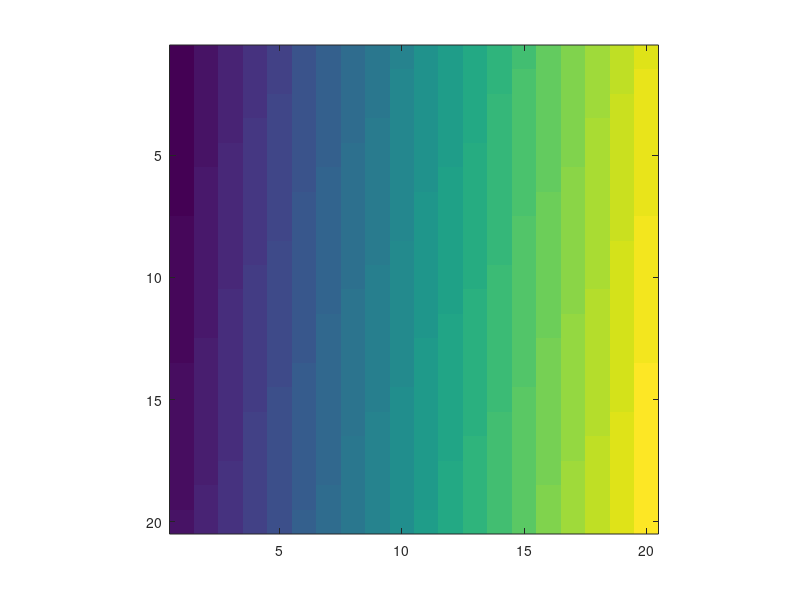

The MATLAB source for this figure: (Note: this script raises an error after producing the figure.)
function [myline,mycoords,outmat,X,Y] = bresenham(mymat,mycoordinates,dispFlag)

% BRESENHAM: Generate a line profile of a 2d image 
%            using Bresenham's algorithm
% [myline,mycoords] = bresenham(mymat,mycoordinates,dispFlag)
%
% - For a demo purpose, try >> bresenham();
%
% - mymat is an input image matrix.
%
% - mycoordinates is coordinate of the form: [x1, y1; x2, y2]
%   which can be obtained from ginput function
%
% - dispFlag will show the image with a line if it is 1
%
% - myline is the output line
%
% - mycoords is the same as mycoordinates if provided. 
%            if not it will be the output from ginput() 
% Author: N. Chattrapiban
%
% Ref: nprotech: Chackrit Sangkaew; Citec
% Ref: http://en.wikipedia.org/wiki/Bresenham's_line_algorithm
% 
% See also: tut_line_algorithm

if nargin < 1, % for demo purpose
    pxl = 20;
    mymat = 1:pxl^2;
    mymat = reshape(mymat,pxl,pxl);
    disp('This is a demo.')
end

if nargin < 2, % if no coordinate provided
    imagesc(mymat); axis image;
    disp('Click two points on the image.')
    %[mycoordinates(1:2),mycoordinates(3:4)] = ginput(2);
    mycoordinates = ginput(2);
end

if nargin < 3, dispFlag = 1; end

if(ndims(mymat) == 3)
    colour = true;
else
    colour = false; 
end

outmat = mymat;
mycoords = mycoordinates;

x = round(mycoords(:,1));
y = round(mycoords(:,2));

% clamp x and y so as not to be out of bounds
if( x(1) < 1 || x(1) > size(mymat, 2))
    %fprintf('warning:x1 (%f) is not within range for line drawing', x);
    x(1) = min(max(x(1), 1), size(mymat,2));
end
if( y(1) < 1 || y(1) > size(mymat, 1))
    %fprintf('warning:y1 (%f) is not within range for line drawing', y);    
    y(1) = min(max(y(1), 1), size(mymat,1));
end
if( x(2) < 1 || x(2) > size(mymat, 2))
    %fprintf('warning:x1 (%f) is not within range for line drawing', x);
    x(2) = min(max(x(2), 1), size(mymat,2));
end
if( y(2) < 1 || y(2) > size(mymat, 1))
    %fprintf('warning:y1 (%f) is not within range for line drawing', y);    
    y(2) = min(max(y(2), 1), size(mymat,1));
end

steep = (abs(y(2)-y(1)) > abs(x(2)-x(1)));

if steep, [x,y] = swap(x,y); end

if x(1)>x(2), 
    [x(1),x(2)] = swap(x(1),x(2));
    [y(1),y(2)] = swap(y(1),y(2));
end

delx = x(2)-x(1);
dely = abs(y(2)-y(1));
error = 0;
x_n = x(1);
y_n = y(1);
if y(1) < y(2), ystep = 1; else ystep = -1; end 
for n = 1:delx+1
    if steep,
        myline(n) = mymat(x_n,y_n);
        if(colour)
            outmat(x_n,y_n,:) = [0 0 255];        
        else
            outmat(x_n,y_n) = 0;        
        end
        X(n) = x_n;
        Y(n) = y_n;
    else
        myline(n) = mymat(y_n,x_n);
        if(colour)
            outmat(y_n,x_n,:) = [0 0 255];
        else
            outmat(y_n,x_n) = 0;
        end
        X(n) = y_n;
        Y(n) = x_n;
    end    
    x_n = x_n + 1;
    error = error + dely;
    if bitshift(error,1) >= delx, % same as -> if 2*error >= delx, 
        y_n = y_n + ystep;
        error = error - delx;
    end    
end
% -> a(y,x)
if dispFlag, imagesc(outmat); end
%plot(1:delx,myline)

function [q,r] = swap(s,t)
% function SWAP
q = t; r = s;
